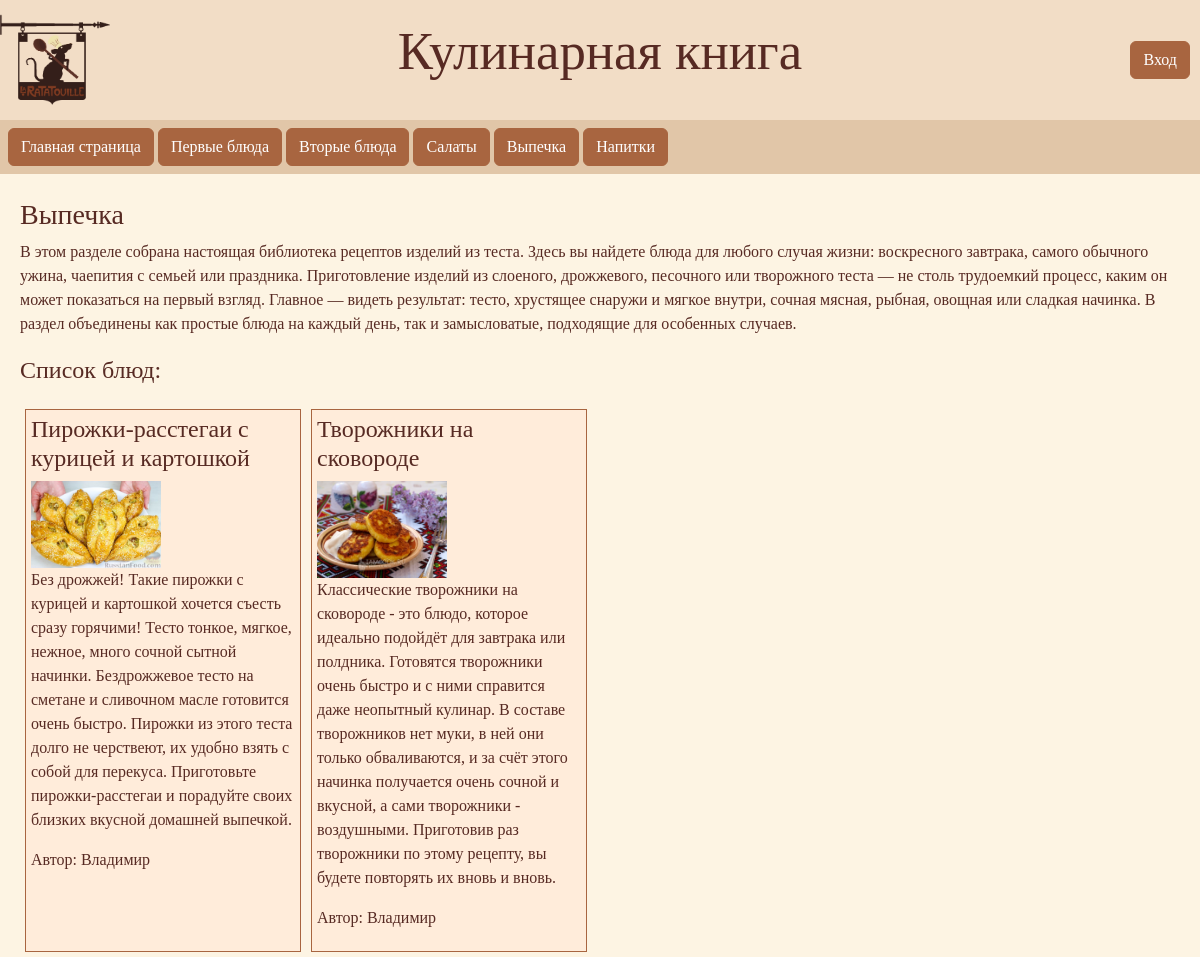
Page /bakery_productsl on the committed database.
### culinary_guide/models.py (models this page shows)
class Dishes(models.Model):
    title = models.CharField(max_length=200)
    description = models.TextField()
    products = models.TextField()
    recipe = models.TextField()
    image = models.CharField(max_length=200, default='')
    category = models.ForeignKey(Categories, on_delete=models.CASCADE)
    user = models.ForeignKey(User, on_delete=models.CASCADE)

### culinary_guide/views.py (the view)
# urls.py: path('bakery_productsl', views.bakery_productsl, name='bakery_productsl'),
def bakery_productsl(request):
    dishes = Dishes.objects.filter(category=3)
    return render(request, 'bakery_productsl.html', {'dishes': dishes})

### culinary_guide/templates/bakery_productsl.html (shortened to what this page needs)
{% extends "base.html" %}
{% load static %}
{% block content %}
    <div>
        <h3>
            Выпечка
        </h3>
    </div>
    <div>
        В этом разделе собрана настоящая библиотека рецептов изделий из теста. Здесь вы найдете блюда для
        любого случая жизни: воскресного завтрака, самого обычного ужина, чаепития с семьей или праздника.
        Приготовление изделий из слоеного, дрожжевого, песочного или творожного теста — не столь трудоемкий
        процесс, каким он может показаться на первый взгляд. Главное — видеть результат: тесто, хрустящее
        снаружи и мягкое внутри, сочная мясная, рыбная, овощная или сладкая начинка. В раздел объединены как
        простые блюда на каждый день, так и замысловатые, подходящие для особенных случаев.
    </div>
    <div>
        <div class="el">
            <h4>Список блюд:</h4>
        </div>
        <div class="d-flex flex-wrap">
            {% for dish in dishes %}
                <div class="dish">
                    <a href="/dish_info/{{dish.id}}" class="text-decoration-none text-reset">
                        <div>
                            <h4>
                                {{dish.title}}
                            </h4>
                            <img class="image" src={% static dish.image %}>
                            <p>
                                {{dish.description}}
                            </p>
                            <p>
                                Автор: {{dish.user}}
                            </p>
                        </div>
                    </a>
                </div>
            {% endfor %}
        </div>
    </div>
{% endblock %}

### culinary_guide/static/css/style.css (style rules this page uses)
.dish { width: 23vw; margin: 5px; padding: 5px; background-color: #FFECDA; border: 1px double #A86540; text-decoration: none; }
.image { width: 130px; }
.el { margin: 20px 0; }

### rows in the picture
Dishes: title "Пирожки-расстегаи с курицей и картошкой", image (picture), description "Без дрожжей! Такие пирожки с курицей и картошкой хочется съесть сразу горячими! Тесто тонкое, мягкое, нежное, много сочной сытной начинки. Бездрожжевое тесто на сметане и сливочном масле готовится очень быстро. Пирожки из этого теста долго не черствеют, их удобно взять с собой для перекуса. Приготовьте пирожки-расстегаи и порадуйте своих близких вкусной домашней выпечкой.", user "Владимир"
Dishes: title "Творожники на сковороде", image (picture), description "Классические творожники на сковороде - это блюдо, которое идеально подойдёт для завтрака или полдника. Готовятся творожники очень быстро и с ними справится даже неопытный кулинар. В составе творожников нет муки, в ней они только обваливаются, и за счёт этого начинка получается очень сочной и вкусной, а сами творожники - воздушными. Приготовив раз творожники по этому рецепту, вы будете повторять их вновь и вновь.", user "Владимир"
